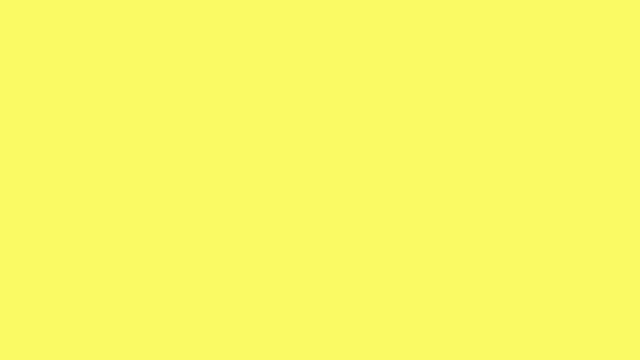
Frame 1 (no input)
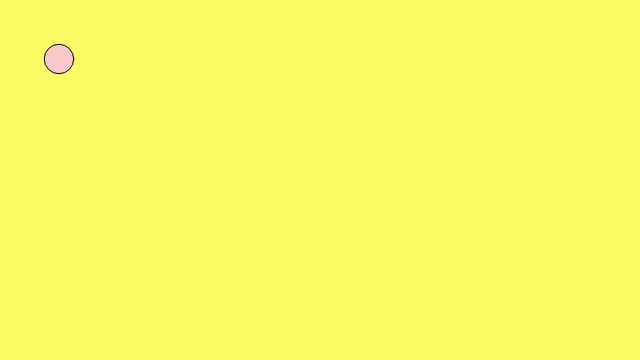
Frame 60 (no input)
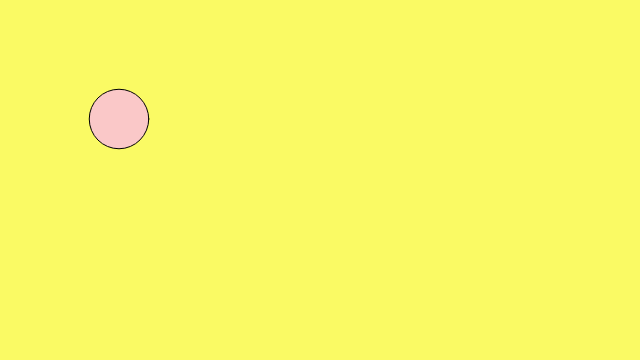
Frame 120 (the mouse pressed at the canvas centre since frame 60)

The p5.js sketch that drew these frames (run headless with seeded random() and noise() and a simulated clock; from frame 60 on, the mouse is pressed at the canvas centre):

// p5.js sketch
// ── sketch.js
var circleX = 0;
var circleY = 0;
var circleSize = 0;
function setup() {
    createCanvas(640, 360);
}

function draw() {
background(250,250,100);
fill(250,200,200);
ellipse(circleX,circleY,circleSize,circleSize);

circleX = circleX+1;
circleY = circleY+1;
circleSize = circleSize +0.5;
}
